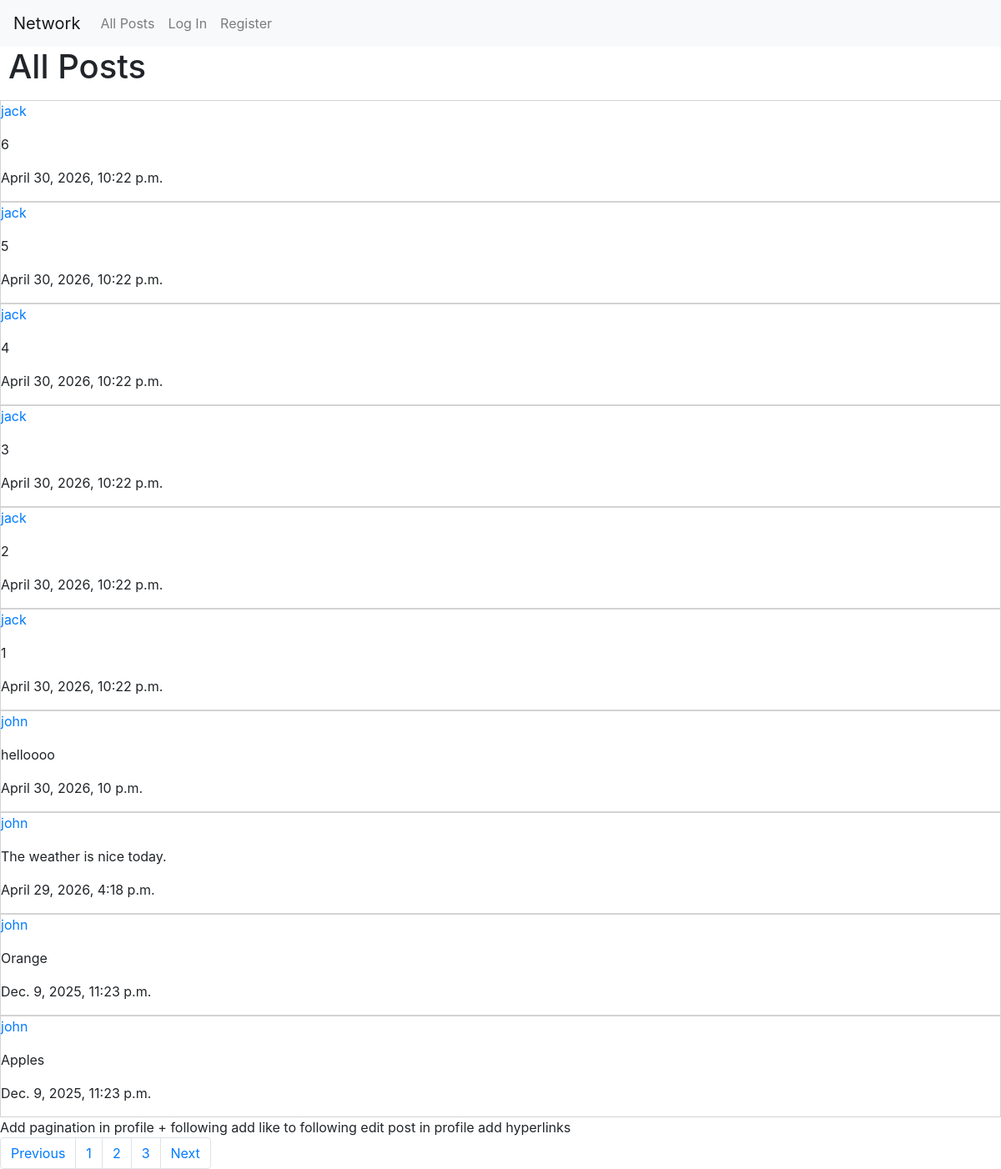
Screenshot of /?page=2 with the database file from the repository.
### network/models.py (models this page shows, shortened)
class Post(models.Model):
    author = models.ForeignKey(User, on_delete=models.CASCADE, related_name="current_author")
    time = models.DateTimeField(auto_now_add=True)
    content = models.CharField(max_length=100)

class User(AbstractUser):
    pass

### network/views.py (the view)
# urls.py: path("", views.index, name="index"),
def index(request):
    all_posts = Post.objects.all().order_by('-time')
    try:
        filtered_likes = Like.objects.filter(
        source = request.user
    )
    except:
        filtered_likes = []
    liked_post = []
    for i in filtered_likes:
        post_content = i.target.id
        liked_post.append(post_content)
    p = Paginator(all_posts, 10)
    print(p.num_pages)
    page_number = request.GET.get('page')
    page_obj = p.get_page(page_number)
    return render(request, "network/index.html", {
        "posts":page_obj,  # only worked when changed all_posts to page_obj
        "liked_posts":liked_post,
        "page_obj": page_obj
    })

### network/templates/network/index.html (shortened to what this page needs)
{% extends "network/layout.html" %}
{% load static %}
{% block body %}
<h1>All Posts</h1>
    {% for i in posts %}
    <div class="single_post" id="single_post_{{i.id}}">
        <p><a href="{% url 'user_profile_page' id=i.author.id %}">{{i.author}}</a></p>
        <p id="post_content_{{ i.id }}">{{ i.content }}</p>
        <p>{{i.time}}</p>
    </div>
    {% endfor %}
Add pagination in profile + following
add like to following
edit post in profile
add hyperlinks
    <nav aria-label="Page navigation example">
        <ul class="pagination">
            {% if page_obj.has_previous %}
                <li class="page-item"><a class="page-link" href="?page={{ page_obj.previous_page_number }}">Previous</a></li>
            {% endif %}
            {% for i in page_obj.paginator.page_range %}
                <li class="page-item"><a class="page-link" href="?page={{i}}">{{i}}</a></li>
            {%endfor%}
            {% if page_obj.has_next %}
                <li class="page-item"><a class="page-link" href="?page={{ page_obj.next_page_number }}">Next</a></li>
            {% endif %}
        </ul>
    </nav>
{% endblock %}

### network/static/network/styles.css (style rules this page uses)
h1 { margin-left: 10px; }
.single_post { border: lightgray solid 1px; }
ul { list-style-type: none; padding-left: 3; margin: 0; }

### rows the page displays
Post: author "jack", content "6", time "April 30, 2026, 10:22 p.m."
Post: author "jack", content "5", time "April 30, 2026, 10:22 p.m."
Post: author "jack", content "4", time "April 30, 2026, 10:22 p.m."
Post: author "jack", content "3", time "April 30, 2026, 10:22 p.m."
Post: author "jack", content "2", time "April 30, 2026, 10:22 p.m."
Post: author "jack", content "1", time "April 30, 2026, 10:22 p.m."
Post: author "john", content "helloooo", time "April 30, 2026, 10 p.m."
Post: author "john", content "The weather is nice today.", time "April 29, 2026, 4:18 p.m."
Post: author "john", content "Orange", time "Dec. 9, 2025, 11:23 p.m."
Post: author "john", content "Apples", time "Dec. 9, 2025, 11:23 p.m."

### other values shown
{{ i }} "1" "2" "3"
